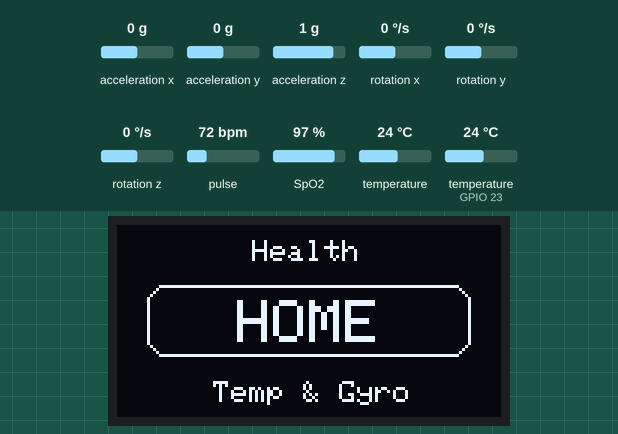
Simulated run of this sketch. Board: ESP32. Parts: 128×64 one-colour display. Inputs (shaded band) come from the test bench; at power-on: rotation y 0 °/s, pulse 72 bpm, SpO2 97 %, acceleration x 0 g, acceleration y 0 g, acceleration z 1 g, rotation x 0 °/s, rotation z 0 °/s, temperature 24 °C, temperature (sensor on GPIO 23) 24 °C. Nothing arrives over Bluetooth unless stated; a phone connects over Bluetooth LE 3 s after start; what the sketch prints to the serial monitor is not drawn.

Above: at 2.2 s.
2.3 s: rotation y set to -192 °/s
At 5.1 s:
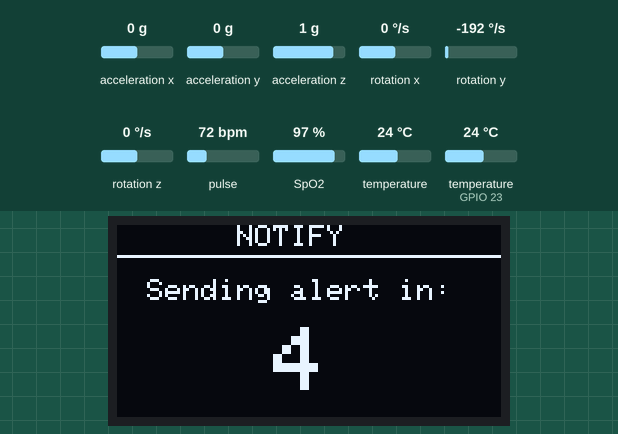
6.8 s: rotation y set to 192 °/s
At 10.3 s:
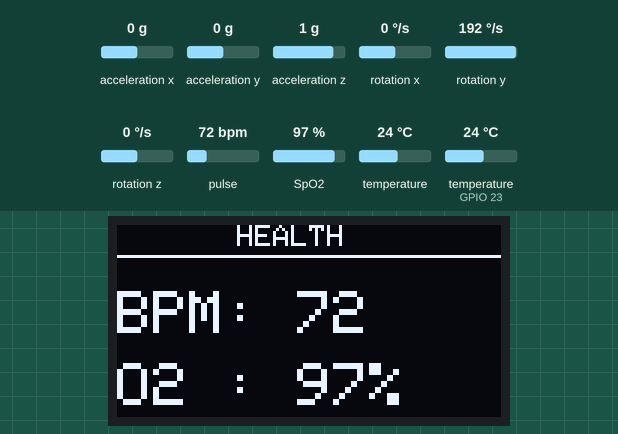
10.6 s: pulse set to 42 bpm
At 12.3 s:
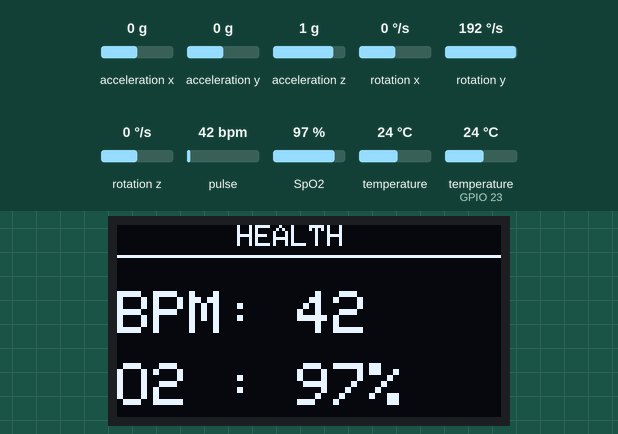
12.6 s: rotation y set to -192 °/s
At 20.8 s:
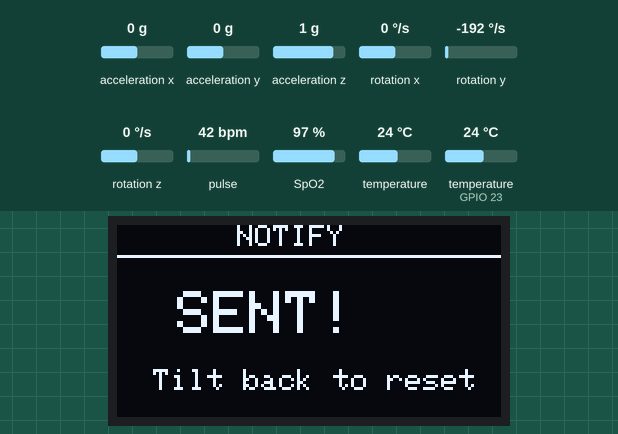
21.2 s: rotation y set to 192 °/s
At 22.4 s:
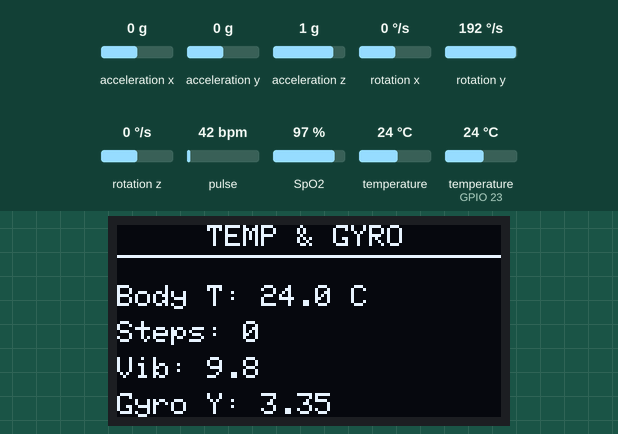
24.2 s: SpO2 set to 80 %
At 26.1 s:
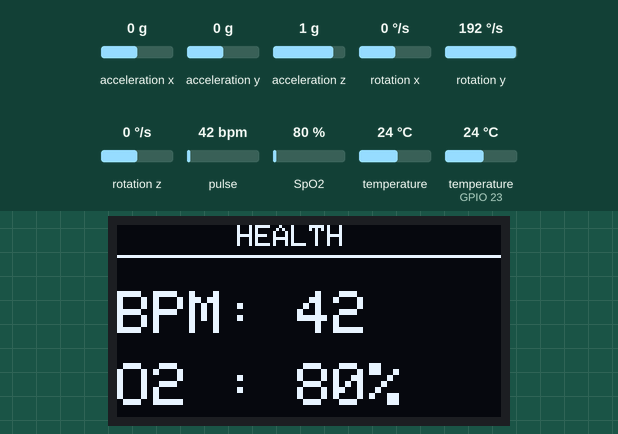
Timing chart, 0 to 27.6 s (numbered marks = the images above; inputs shaded):
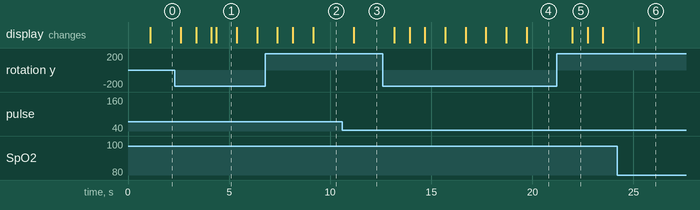

Measured:
- after the input at 2.3 s, the display: first changes after 0.31 s (image 1 shows a later state)
- after the input at 6.8 s, the display: first changes after 0.59 s (image 2 shows a later state)
- after the input at 10.6 s, the display: changes after 0.56 s (image 3)
- after the input at 12.6 s, the display: first changes after 0.58 s (image 4 shows a later state)
- after the input at 21.2 s, the display: changes after 0.78 s (image 5)
- after the input at 24.2 s, the display: changes after 1.0 s (image 6)
- what the display in image 1 shows lasts 1.0 s, from 4.4 s to 5.4 s

The sketch:

ESP32_Code.ino
```cpp
#include "MAX30100_PulseOximeter.h"
#include <Adafruit_GFX.h>
#include <Adafruit_MPU6050.h>
#include <Adafruit_SH110X.h>
#include <Adafruit_Sensor.h>
#include <DallasTemperature.h>
#include <OneWire.h>
#include <Wire.h>

//BLE and JSON Libraries
#include <ArduinoJson.h>
#include <BLE2902.h>
#include <BLEDevice.h>
#include <BLEServer.h>
#include <BLEUtils.h>

#define SCREEN_WIDTH 128
#define SCREEN_HEIGHT 64
#define OLED_ADDR 0x3C
#define TEMP_DATA_PIN 23

Adafruit_SH1106G display =
    Adafruit_SH1106G(SCREEN_WIDTH, SCREEN_HEIGHT, &Wire, -1);
Adafruit_MPU6050 mpu;
OneWire oneWire(TEMP_DATA_PIN);
DallasTemperature sensors(&oneWire);
PulseOximeter pox;

//BLE specific variables
BLEServer *pServer = NULL;
BLECharacteristic *pCharacteristic = NULL;
bool deviceConnected = false;
bool oldDeviceConnected = false;

#define SERVICE_UUID "4fafc201-1fb5-459e-8fcc-c5c9c331914b"
#define CHARACTERISTIC_UUID "beb5483e-36e1-4688-b7f5-ea07361b26a8"

class MyServerCallbacks : public BLEServerCallbacks {
  void onConnect(BLEServer *pServer) { deviceConnected = true; };
  void onDisconnect(BLEServer *pServer) { deviceConnected = false; }
};

const unsigned char PROGMEM heart_bmp[] = {
    0x00, 0x00, 0x1c, 0x38, 0x3e, 0x7c, 0x7f, 0xfe, 0x7f, 0xfe, 0x7f,
    0xfe, 0x3f, 0xfc, 0x1f, 0xf8, 0x0f, 0xf0, 0x07, 0xe0, 0x03, 0xc0,
    0x01, 0x80, 0x00, 0x00, 0x00, 0x00, 0x00, 0x00, 0x00, 0x00};

//Global Health Data
volatile int currentBPM = 0;
volatile int currentSpO2 = 0;
float currentTemp = 0.0;
float currentVib = 0.0;
float currentTiltY = 0.0;
int currentSteps = 0;
float lastVib = 0.0;

//Timers
unsigned long lastPageChange = 0;
unsigned long lastBLEUpdate = 0;
unsigned long lastStepTime = 0;
unsigned long lastRefresh = 0;
unsigned long lastTempRequest = 0;
unsigned long lastSensorRead = 0;

//Page 3 (NOTIFY) variables
unsigned long notifyDwellStart = 0;
bool notifySent = false;
bool sendNotifyFlag = false;

int currentPage = 1;

//Dual-Core FreeRTOS Task Handle
TaskHandle_t SensorTaskHandle;

//CORE 0 TASK: This runs ONLY the MAX30100 sensor loop
void SensorTask(void *pvParameters) {
  unsigned long lastPrint = 0;

  for (;;) {      //Infinite Loop bounded entirely to Core 0
    pox.update(); //Update the sensor constantly without ANY BLE interruptions

    //Transfer values to global variables safely every 1 sec
    if (millis() - lastPrint > 1000) {
      lastPrint = millis();
      currentBPM = (int)pox.getHeartRate();
      currentSpO2 = pox.getSpO2();
    }

    //Tiny yield to prevent watchdog on Core 0 from barking
    vTaskDelay(pdMS_TO_TICKS(1));
  }
}

void setup() {
  Serial.begin(115200);
  Wire.begin(21, 22);

  if (!display.begin(OLED_ADDR, true)) {
    Serial.println("OLED failed");
    for (;;)
      ;
  }
  display.setTextColor(SH110X_WHITE);

  //Splash Screen
  display.clearDisplay();
  display.drawBitmap(56, 12, heart_bmp, 16, 16, SH110X_WHITE);
  display.setTextSize(1);
  display.setCursor(18, 42);
  display.print("Fitness Tracker");
  display.display();
  delay(1000);

  //Initialize Sensors
  if (!mpu.begin())
    Serial.println("MPU6050 failed");
  sensors.begin();
  sensors.setWaitForConversion(false);

  //Initialize MAX30100
  Serial.print("Initializing MAX30100...");
  if (!pox.begin()) {
    Serial.println("FAILED");
  } else {
    Serial.println("SUCCESS");
    pox.setIRLedCurrent(MAX30100_LED_CURR_7_6MA);
  }

  //CREATE CORE 0 TASK FOR SENSOR
  xTaskCreatePinnedToCore(SensorTask,        //Function to implement the task
                          "SensorTask",      //Name of the task
                          10000,             //Stack size in words
                          NULL,              //Task input parameter
                          1,                 //Priority of the task
                          &SensorTaskHandle, //Task handle
                          0                  //PIN TO CORE 0
  );

  //Initialize BLE
  BLEDevice::init("SHWatch");
  pServer = BLEDevice::createServer();
  pServer->setCallbacks(new MyServerCallbacks());

  BLEService *pService = pServer->createService(SERVICE_UUID);
  pCharacteristic = pService->createCharacteristic(
      CHARACTERISTIC_UUID,
      BLECharacteristic::PROPERTY_READ | BLECharacteristic::PROPERTY_NOTIFY);
  pCharacteristic->addDescriptor(new BLE2902());
  pService->start();

  BLEAdvertising *pAdvertising = BLEDevice::getAdvertising();
  pAdvertising->addServiceUUID(SERVICE_UUID);
  pAdvertising->setScanResponse(true);
  pAdvertising->setMinPreferred(0x06);
  pAdvertising->setMinPreferred(0x12);
  BLEDevice::startAdvertising();
  Serial.println("Watch Ready & Advertising...");
}

void loop() {

  //CORE 1 (Default): Runs BLE, OLED, MPU6050, Temp
  if (millis() - lastSensorRead > 200) {
    lastSensorRead = millis();

    sensors_event_t a, g, temp_mpu;
    mpu.getEvent(&a, &g, &temp_mpu);

    currentTiltY = g.gyro.y;
    currentVib = sqrt(pow(a.acceleration.x, 2) + pow(a.acceleration.y, 2) +
                      pow(a.acceleration.z, 2));

    if (currentVib > 12.0 && lastVib <= 12.0) {
      if (millis() - lastStepTime > 300) {
        currentSteps++;
        lastStepTime = millis();
      }
    }
    lastVib = currentVib;

    if (millis() - lastPageChange > 700) {
      int prevPage = currentPage;
      if (currentTiltY < -2.5) {
        if (currentPage < 3)
          currentPage++;
        lastPageChange = millis();
      } else if (currentTiltY > 2.5) {
        if (currentPage > 0)
          currentPage--;
        lastPageChange = millis();
      }

      //Reset notify state when leaving page 3
      if (prevPage == 3 && currentPage != 3) {
        notifyDwellStart = 0;
        notifySent = false;
      }
      //Start dwell timer when entering page 3
      if (currentPage == 3 && prevPage != 3) {
        notifyDwellStart = millis();
        notifySent = false;
      }
    }
  }

  if (millis() - lastTempRequest > 5000) {
    float tempRaw = sensors.getTempCByIndex(0);
    if (tempRaw != -127.0)
      currentTemp = tempRaw;
    sensors.requestTemperatures();
    lastTempRequest = millis();
  }

  //Page 3 NOTIFY: Check 5-second dwell
  if (currentPage == 3 && !notifySent && notifyDwellStart > 0) {
    if (deviceConnected && (millis() - notifyDwellStart >= 5000)) {
      sendNotifyFlag = true;
      notifySent = true;
    }
  }

  if (deviceConnected && millis() - lastBLEUpdate > 1000) {
    lastBLEUpdate = millis();
    StaticJsonDocument<200> doc;

    //Core 1 reads from Core 0's variables safely
    doc["bpm"] = currentBPM;
    doc["spo2"] = currentSpO2;
    doc["temp"] = currentTemp;
    doc["vib"] = currentVib;
    doc["steps"] = currentSteps;

    if (sendNotifyFlag) {
      doc["notify"] = 1;
      sendNotifyFlag = false;
    }

    char payload[200];
    serializeJson(doc, payload);
    pCharacteristic->setValue(payload);
    pCharacteristic->notify();
  }

  if (!deviceConnected && oldDeviceConnected) {
    delay(500);
    pServer->startAdvertising();
    oldDeviceConnected = deviceConnected;
  }
  if (deviceConnected && !oldDeviceConnected) {
    oldDeviceConnected = deviceConnected;
  }

  if (millis() - lastRefresh > 250) {
    lastRefresh = millis();
    display.clearDisplay();

    if (currentPage == 1) {
      //HOME
      display.setTextSize(1);
      display.setCursor(45, 5);
      display.print("Health");
      display.drawRoundRect(10, 20, 108, 24, 6, SH110X_WHITE);
      display.setTextSize(2);
      display.setCursor(40, 25);
      display.print("HOME");
      if (deviceConnected) {
        display.setTextSize(1);
        display.setCursor(110, 5);
        display.print("BLE");
      }
      if (currentTiltY > 0.5)
        display.fillTriangle(2, 32, 8, 26, 8, 38, SH110X_WHITE);
      if (currentTiltY < -0.5)
        display.fillTriangle(125, 32, 119, 26, 119, 38, SH110X_WHITE);
      display.setTextSize(1);
      display.setCursor(32, 52);
      display.print("Temp & Gyro");
    } else if (currentPage == 0) {
      //HEALTH
      display.setTextSize(1);
      display.setCursor(40, 0);
      display.print("HEALTH");
      display.drawLine(0, 10, 128, 10, SH110X_WHITE);
      display.setTextSize(2);
      display.setCursor(0, 22);
      display.print("BPM: ");
      display.print(currentBPM);
      display.setCursor(0, 46);
      display.print("O2 : ");
      display.print(currentSpO2);
      display.print("%");
    } else if (currentPage == 2) {
      //SYSTEM
      display.setTextSize(1);
      display.setCursor(30, 0);
      display.print("TEMP & GYRO");
      display.drawLine(0, 10, 128, 10, SH110X_WHITE);
      display.setCursor(0, 20);
      display.print("Body T: ");
      display.print(currentTemp, 1);
      display.print(" C");
      display.setCursor(0, 32);
      display.print("Steps: ");
      display.print(currentSteps);
      display.setCursor(0, 44);
      display.print("Vib: ");
      display.print(currentVib, 1);
      display.setCursor(0, 56);
      display.print("Gyro Y: ");
      display.print(currentTiltY, 2);
    } else if (currentPage == 3) {
      //NOTIFY PAGE
      display.setTextSize(1);
      display.setCursor(40, 0);
      display.print("NOTIFY");
      display.drawLine(0, 10, 128, 10, SH110X_WHITE);

      if (!deviceConnected) {
        display.setCursor(10, 28);
        display.print("BLE not connected");
      } else if (notifySent) {
        display.setTextSize(2);
        display.setCursor(20, 22);
        display.print("SENT!");
        display.setTextSize(1);
        display.setCursor(12, 48);
        display.print("Tilt back to reset");
      } else if (notifyDwellStart > 0) {
        unsigned long elapsed = millis() - notifyDwellStart;
        int remaining = 5 - (int)(elapsed / 1000);
        if (remaining < 0)
          remaining = 0;
        display.setTextSize(1);
        display.setCursor(10, 18);
        display.print("Sending alert in:");
        display.setTextSize(3);
        display.setCursor(52, 34);
        display.print(remaining);
      } else {
        display.setCursor(10, 28);
        display.print("Stay here 5 sec");
        display.setCursor(10, 42);
        display.print("to send alert");
      }
    }
    display.display();
  }
}
```
